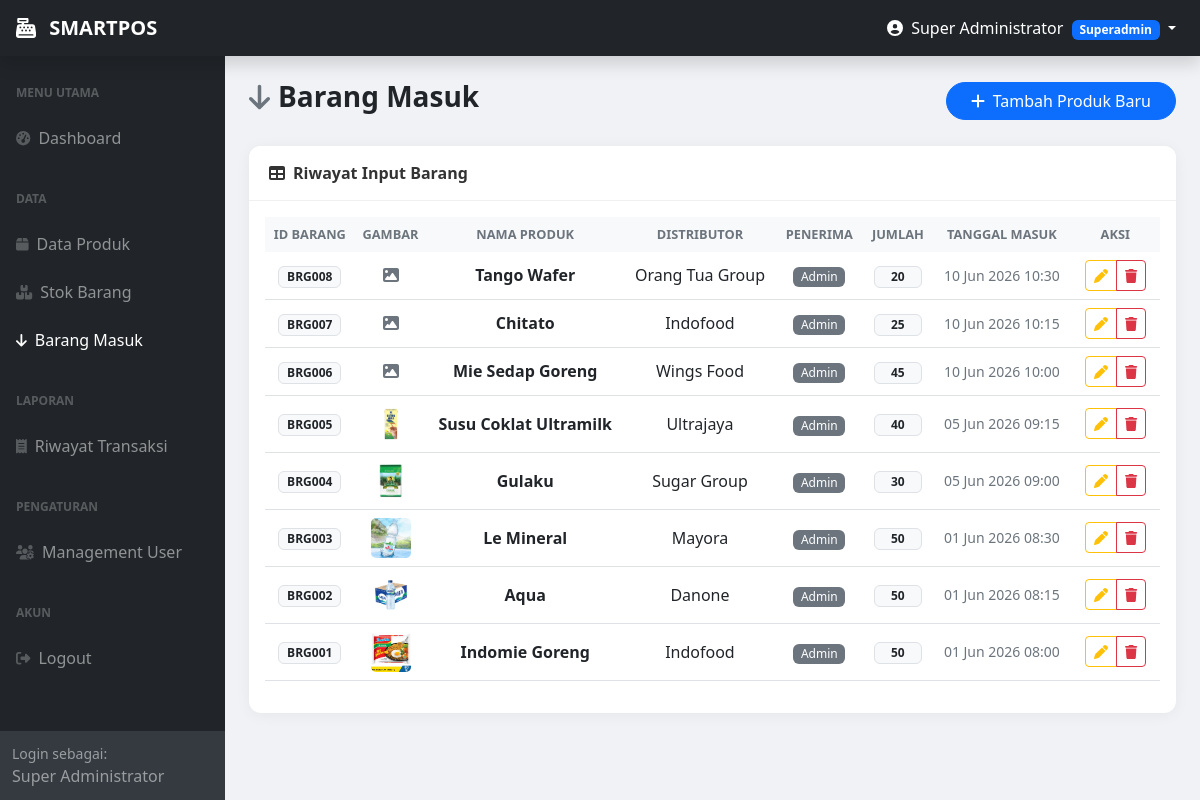
/masuk.php (signed in), run on the app's committed database.
### tables this page shows
CREATE TABLE `masuk` (
  `idmasuk` int(11) NOT NULL AUTO_INCREMENT,
  `idproduk` int(11) NOT NULL COMMENT 'FK ke tabel produk',
  `qty` int(11) NOT NULL COMMENT 'Jumlah barang masuk',
  `tanggalmasuk` timestamp NOT NULL DEFAULT current_timestamp() COMMENT 'Tanggal barang masuk',
  `penerima` varchar(50) NOT NULL DEFAULT 'Admin' COMMENT 'Nama penerima barang',
  PRIMARY KEY (`idmasuk`),
  KEY `fk_masuk_produk` (`idproduk`),
  CONSTRAINT `fk_masuk_produk` FOREIGN KEY (`idproduk`) REFERENCES `produk` (`idproduk`) ON DELETE CASCADE ON UPDATE CASCADE
);

CREATE TABLE `produk` (
  `idproduk` int(11) NOT NULL AUTO_INCREMENT,
  `id_kategori` int(11) DEFAULT NULL COMMENT 'FK ke tabel kategori',
  `namaproduk` varchar(100) NOT NULL COMMENT 'Nama produk',
  `distributor` varchar(100) DEFAULT NULL COMMENT 'Nama distributor/supplier',
  `deskripsi` varchar(255) DEFAULT NULL COMMENT 'Deskripsi singkat produk',
  `harga` int(11) NOT NULL DEFAULT 0 COMMENT 'Harga jual produk',
  `stok` int(11) NOT NULL DEFAULT 0 COMMENT 'Jumlah stok tersedia',
  `tgl_exp` date DEFAULT NULL COMMENT 'Tanggal expired produk',
  `gambar` varchar(100) DEFAULT NULL COMMENT 'Nama file gambar produk',
  PRIMARY KEY (`idproduk`),
  KEY `fk_produk_kategori` (`id_kategori`),
  CONSTRAINT `fk_produk_kategori` FOREIGN KEY (`id_kategori`) REFERENCES `kategori` (`id_kategori`) ON DELETE SET NULL ON UPDATE CASCADE
);

### config/koneksi.php (called while the page is built, shortened)
<?php
function formatIdBarang($id) {
    return 'BRG' . str_pad($id, 3, '0', STR_PAD_LEFT);
}
?>

### masuk.php (the view, shortened to what this page needs)
<?php
include 'config/koneksi.php';
include 'templates/header.php';
include 'templates/sidebar.php';
?>
<main class="container-fluid px-4 py-4">
    <div class="d-flex justify-content-between align-items-center mb-4">
        <h3 class="fw-bold text-dark"><i class="fas fa-arrow-down text-secondary me-2"></i>Barang Masuk</h3>
        <button class="btn btn-primary rounded-pill px-4" data-bs-toggle="modal" data-bs-target="#modalTambahProduk">
            <i class="fas fa-plus me-2"></i>Tambah Produk Baru
        </button>
    </div>
    <div class="card card-clean">
        <div class="card-header-clean"><i class="fas fa-table me-2"></i>Riwayat Input Barang</div>
        <div class="card-body">
            <div class="table-responsive">
            <table id="tabelMasuk" class="table table-hover w-100">
                <thead>
                    <tr>
                        <th width="10%">ID Barang</th>
                        <th width="8%">Gambar</th>
                        <th>Nama Produk</th>
                        <th>Distributor</th>
                        <th>Penerima</th>
                        <th>Jumlah</th>
                        <th>Tanggal Masuk</th>
                        <th width="10%">Aksi</th>
                    </tr>
                </thead>
                <tbody>
                <?php
                $data = mysqli_query($con, "
                    SELECT m.*, p.namaproduk, p.distributor, p.gambar
                    FROM masuk m
                    JOIN produk p ON m.idproduk = p.idproduk
                    ORDER BY m.idmasuk DESC
                ");
                while ($d = mysqli_fetch_array($data)) {
                    $idmasuk    = $d['idmasuk'];
                    $idproduk   = $d['idproduk'];
                    $namaproduk = $d['namaproduk'];
                    $qty        = $d['qty'];
                    $penerima   = $d['penerima'];
                    $tanggal    = date('d M Y H:i', strtotime($d['tanggalmasuk']));
                    $gambar     = $d['gambar'];
                ?>
                    <tr>
                        <td class="fw-bold text-secondary"><span class="badge bg-light text-dark border"><?= formatIdBarang($idproduk); ?></span></td>
                        <td>
                            <?php if ($gambar && file_exists("images/" . $gambar)): ?>
                                <img src="images/<?= $gambar; ?>" width="40" height="40" style="object-fit: cover; border-radius: 5px;">
                            <?php else: ?>
                                <i class="fas fa-image text-muted"></i>
                            <?php endif; ?>
                        </td>
                        <td class="fw-bold"><?= htmlspecialchars($namaproduk); ?></td>
                        <td><?= htmlspecialchars($d['distributor'] ?? '-'); ?></td>
                        <td><span class="badge bg-secondary fw-normal"><?= htmlspecialchars($penerima); ?></span></td>
                        <td><span class="badge bg-light text-dark border px-3"><?= $qty; ?></span></td>
                        <td class="text-muted small"><?= $tanggal; ?></td>
                        <td>
                            <div class="btn-group btn-group-sm">
                                <button type="button" class="btn btn-outline-warning" data-bs-toggle="modal" data-bs-target="#modalEdit<?= $idmasuk; ?>"><i class="fas fa-pen"></i></button>
                                <button type="button" class="btn btn-outline-danger" data-bs-toggle="modal" data-bs-target="#modalDelete<?= $idmasuk; ?>"><i class="fas fa-trash"></i></button>
                            </div>
                        </td>
                    </tr>
                <?php } ?>
                </tbody>
            </table>
            </div>
        </div>
    </div>
</main>
<?php include 'templates/footer.php'; ?>

### templates/header.php (style rules this page uses)
body { background-color: #f0f2f5; font-family: 'Segoe UI', Tahoma, Geneva, Verdana, sans-serif; }
.card-clean { background: #fff; border: none; border-radius: 12px; box-shadow: 0 2px 15px rgba(0,0,0,0.05); }
.card-header-clean { background: #fff; border-bottom: 1px solid #f0f0f0; padding: 15px 20px; font-weight: 700; color: #333; border-radius: 12px 12px 0 0; }
.table thead th { background-color: #f8f9fa; border-bottom: none; color: #6c757d; font-weight: 600; text-transform: uppercase; font-size: 0.8rem; text-align: center !important; vertical-align: middle !important; }
.table tbody td { text-align: center !important; vertical-align: middle !important; }

### data on the page
masuk: idproduk "BRG008", idproduk.namaproduk "Tango Wafer", idproduk.distributor "Orang Tua Group", penerima "Admin", qty "20", tanggalmasuk "10 Jun 2026 10:30"
masuk: idproduk "BRG007", idproduk.namaproduk "Chitato", idproduk.distributor "Indofood", penerima "Admin", qty "25", tanggalmasuk "10 Jun 2026 10:15"
masuk: idproduk "BRG006", idproduk.namaproduk "Mie Sedap Goreng", idproduk.distributor "Wings Food", penerima "Admin", qty "45", tanggalmasuk "10 Jun 2026 10:00"
masuk: idproduk "BRG005", idproduk.gambar (picture), idproduk.namaproduk "Susu Coklat Ultramilk", idproduk.distributor "Ultrajaya", penerima "Admin", qty "40", tanggalmasuk "05 Jun 2026 09:15"
masuk: idproduk "BRG004", idproduk.gambar (picture), idproduk.namaproduk "Gulaku", idproduk.distributor "Sugar Group", penerima "Admin", qty "30", tanggalmasuk "05 Jun 2026 09:00"
masuk: idproduk "BRG003", idproduk.gambar (picture), idproduk.namaproduk "Le Mineral", idproduk.distributor "Mayora", penerima "Admin", qty "50", tanggalmasuk "01 Jun 2026 08:30"
masuk: idproduk "BRG002", idproduk.gambar (picture), idproduk.namaproduk "Aqua", idproduk.distributor "Danone", penerima "Admin", qty "50", tanggalmasuk "01 Jun 2026 08:15"
masuk: idproduk "BRG001", idproduk.gambar (picture), idproduk.namaproduk "Indomie Goreng", idproduk.distributor "Indofood", penerima "Admin", qty "50", tanggalmasuk "01 Jun 2026 08:00"

### other printed values
$_SESSION['nama_lengkap'] "Super Administrator"
$_SESSION['role'] "Superadmin"
